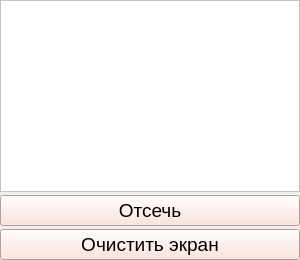
        <widget class="QFrame" name="frame1">
         <property name="sizePolicy">
          <sizepolicy hsizetype="Preferred" vsizetype="Expanding">
           <horstretch>0</horstretch>
           <verstretch>0</verstretch>
          </sizepolicy>
         </property>
         <layout class="QVBoxLayout" name="verticalLayout_5">
          <property name="spacing">
           <number>3</number>
          </property>
          <property name="leftMargin">
           <number>0</number>
          </property>
          <property name="topMargin">
           <number>0</number>
          </property>
          <property name="rightMargin">
           <number>0</number>
          </property>
          <property name="bottomMargin">
           <number>0</number>
          </property>
          <item>
           <widget class="QTextEdit" name="data_scene_textEdit">
            <property name="font">
             <font>
              <pointsize>14</pointsize>
             </font>
            </property>
            <property name="styleSheet">
             <string notr="true">background-color: rgb(255, 255, 255);</string>
            </property>
           </widget>
          </item>
          <item>
           <widget class="QPushButton" name="cut_btn">
            <property name="sizePolicy">
             <sizepolicy hsizetype="Minimum" vsizetype="Preferred">
              <horstretch>0</horstretch>
              <verstretch>0</verstretch>
             </sizepolicy>
            </property>
            <property name="minimumSize">
             <size>
              <width>300</width>
              <height>0</height>
             </size>
            </property>
            <property name="font">
             <font>
              <pointsize>14</pointsize>
             </font>
            </property>
            <property name="styleSheet">
             <string notr="true">background-color: rgb(255, 221, 211);</string>
            </property>
            <property name="text">
             <string>Отсечь</string>
            </property>
           </widget>
          </item>
          <item>
           <widget class="QPushButton" name="clear_canvas_btn">
            <property name="sizePolicy">
             <sizepolicy hsizetype="Minimum" vsizetype="Preferred">
              <horstretch>0</horstretch>
              <verstretch>0</verstretch>
             </sizepolicy>
            </property>
            <property name="minimumSize">
             <size>
              <width>300</width>
              <height>0</height>
             </size>
            </property>
            <property name="font">
             <font>
              <pointsize>14</pointsize>
             </font>
            </property>
            <property name="styleSheet">
             <string notr="true">background-color: rgb(255, 221, 211);</string>
            </property>
            <property name="text">
             <string>Очистить экран</string>
            </property>
           </widget>
          </item>
         </layout>
        </widget>
